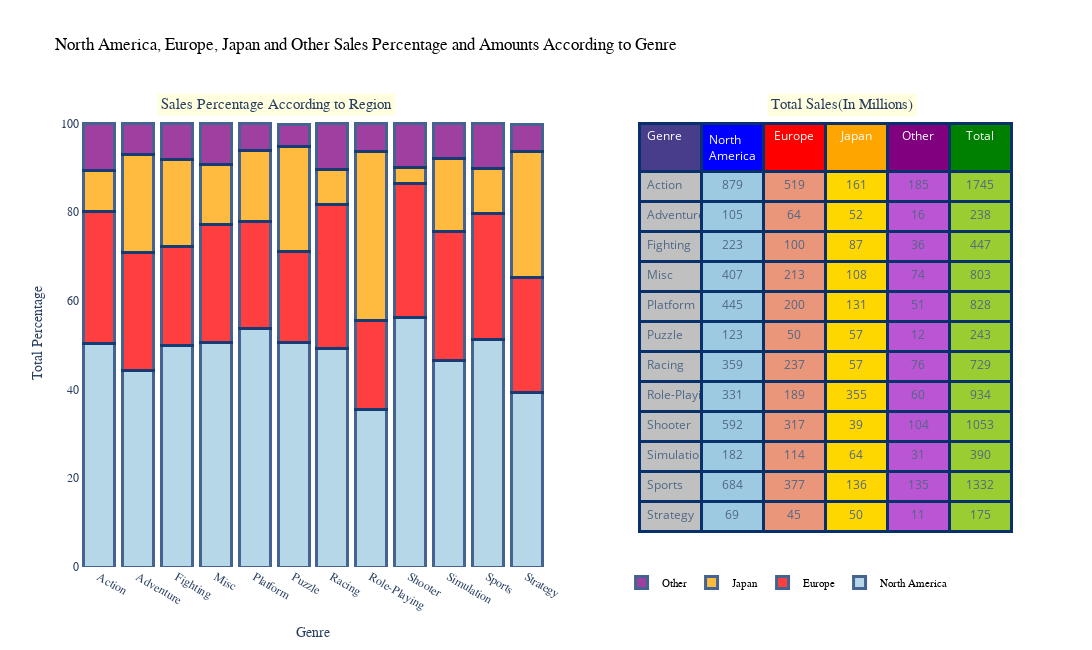

The code cell stored with this chart in its notebook:
### Code cell
x=genre.Genre
NA_Perce=list(genre["NA_Sales"]/genre["Global_Sales"]*100)
EU_Perce=list(genre["EU_Sales"]/genre["Global_Sales"]*100)
JP_Perce=list(genre["JP_Sales"]/genre["Global_Sales"]*100)
Other_Perce=list(genre["Other_Sales"]/genre["Global_Sales"]*100)

bar1 = go.Bar(
    x=x,
    y=NA_Perce,
    name="North America" ,
    xaxis='x2', yaxis='y2',
    marker=dict(
        color='rgb(158,202,225)',
        line=dict(
            color='rgb(8,48,107)',
            width=3),
        ),
    opacity=0.75)
bar2 = go.Bar(
    x=x,
    y=EU_Perce,
    xaxis='x2', yaxis='y2',
    marker=dict(
        color='red',
        line=dict(
            color='rgb(8,48,107)',
            width=3),
        ),
    opacity=0.75,
    name = "Europe",
    )
bar3 = go.Bar(
    x=x,
    y=JP_Perce,
    xaxis='x2', yaxis='y2',
  
    marker=dict(
        color='orange',
        line=dict(
            color='rgb(8,48,107)',
            width=3),
        ),
    opacity=0.75,
    name = "Japan",
    )
bar4 = go.Bar(
    x=x,
    y=Other_Perce,
    xaxis='x2', yaxis='y2',
    
    marker=dict(
        color='purple',
        line=dict(
            color='rgb(8,48,107)',
            width=3),
        ),
    opacity=0.75,
    name = "Other",)
bar5=go.Table(
  header = dict(
    values = column_table.columns,
    line = dict(color = 'rgb(8,48,107)',width=3),
    fill = dict(color = ["darkslateblue","blue","red", "orange","purple","green"]),
    align = ['left','center'],
    font = dict(color = 'white', size = 12),
     height=30,
  ),
  cells = dict(
    values = [column_table.Genre,round(column_table["North America"]),round(column_table["Europe"]), round(column_table["Japan"]), round(column_table["Other"]),round(column_table["Total"])],
    height=30,
    line = dict(color = 'rgb(8,48,107)',width=3),
    fill = dict(color = ["silver","rgb(158,202,225)","darksalmon", "gold","mediumorchid","yellowgreen"]),
    align = ['left', 'center'],
    font = dict(color = '#506784', size = 12)),
    domain=dict(x=[0.60,1],y=[0,0.95]),
)

data = [bar1, bar2,bar3,bar4,bar5]
layout = go.Layout(barmode='stack',autosize=False,width=1200,height=650,
                legend=dict(x=.58, y=0,orientation="h",font=dict(family='Courier New, monospace',size=11,color='#000'),
                           bgcolor='white', bordercolor='white', borderwidth=1),
                title='North America, Europe, Japan and Other Sales Percentage and Amounts According to Genre',
                titlefont=dict(family='Courier New, monospace',size=17,color='black'),
                xaxis2=dict(domain=[0, 0.50],anchor="y2", title='Genre',titlefont=dict(family='Courier New, monospace'),tickfont=dict(family='Courier New, monospace')), yaxis2=dict( domain=[0, 1],anchor='x2',title="Total Percentage",titlefont=dict(family='Courier New, monospace'),tickfont=dict(family='Courier New, monospace')),
                paper_bgcolor='white',plot_bgcolor='white',
                annotations=[ dict( text='Sales Percentage According to Region',x=0.08,y=1.02,xref="paper",yref="paper",showarrow=False,font=dict(size=15,family="Courier New, monospace"),bgcolor="lightyellow",borderwidth=5),dict( text='Total Sales(In Millions)',x=0.9,y=1.02,xref="paper",yref="paper",showarrow=False,font=dict(size=15,family='Courier New, monospace'),bgcolor="lightyellow",borderwidth=5)],
              
                  )
fig = go.Figure(data=data, layout=layout)
iplot(fig)

### Figure 1 — Plotly figure (JSON) as saved in the notebook; plotly's stock layout.template omitted (floating-point values rounded to 4 significant figures)
{"data": [{"marker": {"color": "rgb(158,202,225)", "line": {"color": "rgb(8,48,107)", "width": 3}}, "name": "North America", "opacity": 0.75, "type": "bar", "x": ["Action", "Adventure", "Fighting", "Misc", "Platform", "Puzzle", "Racing", "Role-Playing", "Shooter", "Simulation", "Sports", "Strategy"], "xaxis": "x2", "y": [50.37, 44.28, 49.92, 50.71, 53.8, 50.56, 49.3, 35.4, 56.25, 46.67, 51.38, 39.28], "yaxis": "y2"}, {"marker": {"color": "red", "line": {"color": "rgb(8,48,107)", "width": 3}}, "name": "Europe", "opacity": 0.75, "type": "bar", "x": ["Action", "Adventure", "Fighting", "Misc", "Platform", "Puzzle", "Racing", "Role-Playing", "Shooter", "Simulation", "Sports", "Strategy"], "xaxis": "x2", "y": [29.74, 26.73, 22.42, 26.49, 24.19, 20.58, 32.45, 20.2, 30.14, 29.08, 28.29, 25.89], "yaxis": "y2"}, {"marker": {"color": "orange", "line": {"color": "rgb(8,48,107)", "width": 3}}, "name": "Japan", "opacity": 0.75, "type": "bar", "x": ["Action", "Adventure", "Fighting", "Misc", "Platform", "Puzzle", "Racing", "Role-Playing", "Shooter", "Simulation", "Sports", "Strategy"], "xaxis": "x2", "y": [9.25, 22.0, 19.55, 13.46, 15.8, 23.58, 7.78, 38.04, 3.681, 16.34, 10.18, 28.46], "yaxis": "y2"}, {"marker": {"color": "purple", "line": {"color": "rgb(8,48,107)", "width": 3}}, "name": "Other", "opacity": 0.75, "type": "bar", "x": ["Action", "Adventure", "Fighting", "Misc", "Platform", "Puzzle", "Racing", "Role-Playing", "Shooter", "Simulation", "Sports", "Strategy"], "xaxis": "x2", "y": [10.58, 6.938, 8.126, 9.262, 6.17, 5.094, 10.44, 6.382, 9.888, 7.876, 10.1, 6.218], "yaxis": "y2"}, {"cells": {"align": ["left", "center"], "fill": {"color": ["silver", "rgb(158,202,225)", "darksalmon", "gold", "mediumorchid", "yellowgreen"]}, "font": {"color": "#506784", "size": 12}, "height": 30, "line": {"color": "rgb(8,48,107)", "width": 3}, "values": [["Action", "Adventure", "Fighting", "Misc", "Platform", "Puzzle", "Racing", "Role-Playing", "Shooter", "Simulation", "Sports", "Strategy"], [879, 105, 223, 407, 445, 123, 359, 331, 592, 182, 684, 69], [519, 64, 100, 213, 200, 50, 237, 189, 317, 114, 377, 45], [161, 52, 87, 108, 131, 57, 57, 355, 39, 64, 136, 50], [185, 16, 36, 74, 51, 12, 76, 60, 104, 31, 135, 11], [1745, 238, 447, 803, 828, 243, 729, 934, 1053, 390, 1332, 175]]}, "domain": {"x": [0.6, 1], "y": [0, 0.95]}, "header": {"align": ["left", "center"], "fill": {"color": ["darkslateblue", "blue", "red", "orange", "purple", "green"]}, "font": {"color": "white", "size": 12}, "height": 30, "line": {"color": "rgb(8,48,107)", "width": 3}, "values": ["Genre", "North America", "Europe", "Japan", "Other", "Total"]}, "type": "table"}], "layout": {"annotations": [{"bgcolor": "lightyellow", "borderwidth": 5, "font": {"family": "Courier New, monospace", "size": 15}, "showarrow": false, "text": "Sales Percentage According to Region", "x": 0.08, "xref": "paper", "y": 1.02, "yref": "paper"}, {"bgcolor": "lightyellow", "borderwidth": 5, "font": {"family": "Courier New, monospace", "size": 15}, "showarrow": false, "text": "Total Sales(In Millions)", "x": 0.9, "xref": "paper", "y": 1.02, "yref": "paper"}], "autosize": false, "barmode": "stack", "height": 650, "legend": {"bgcolor": "white", "bordercolor": "white", "borderwidth": 1, "font": {"color": "#000", "family": "Courier New, monospace", "size": 11}, "orientation": "h", "x": 0.58, "y": 0}, "paper_bgcolor": "white", "plot_bgcolor": "white", "title": {"font": {"color": "black", "family": "Courier New, monospace", "size": 17}, "text": "North America, Europe, Japan and Other Sales Percentage and Amounts According to Genre"}, "width": 1200, "xaxis2": {"anchor": "y2", "domain": [0, 0.5], "tickfont": {"family": "Courier New, monospace"}, "title": {"font": {"family": "Courier New, monospace"}, "text": "Genre"}}, "yaxis2": {"anchor": "x2", "domain": [0, 1], "tickfont": {"family": "Courier New, monospace"}, "title": {"font": {"family": "Courier New, monospace"}, "text": "Total Percentage"}}}}
